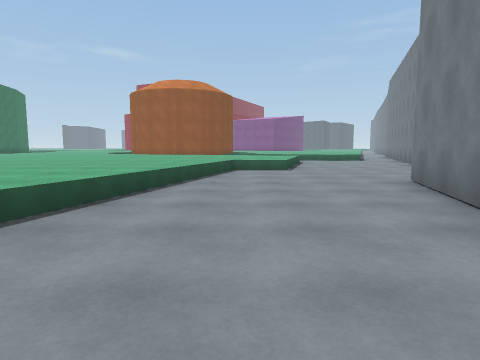
View 1 (above)

20 first-person views from a walk through a Unity game level. The camera is 1.2 m above the floor, tilts 6° down and sees 75° across. The floor is counted in squares, 2 m on a side. Each view is taken from the middle of a square. On the plan, view 1 faces up. The plan holds only what a view shows up to about 9 squares ahead; the rest is blank. The place goes on beyond the plan. Surface patterns are stand-ins for the level's own textures.

View 2
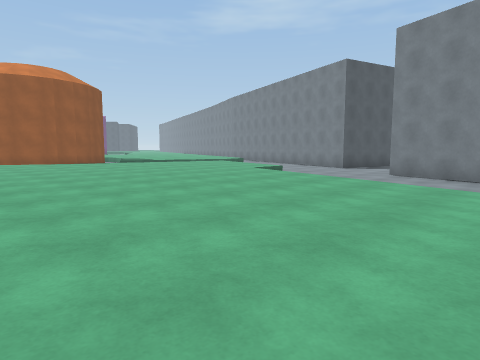

View 3
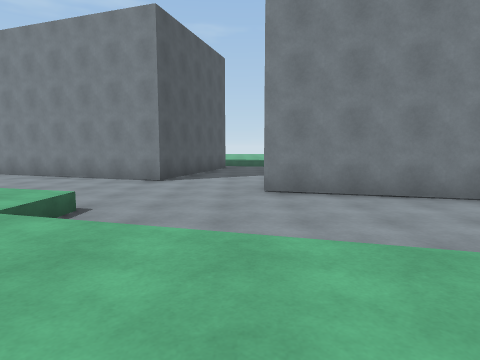

View 4
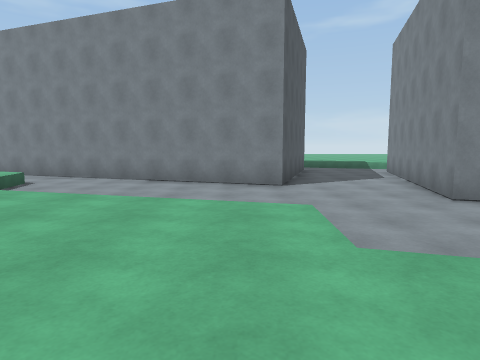

View 5
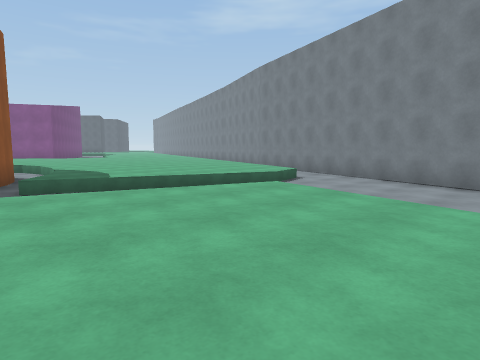

View 6
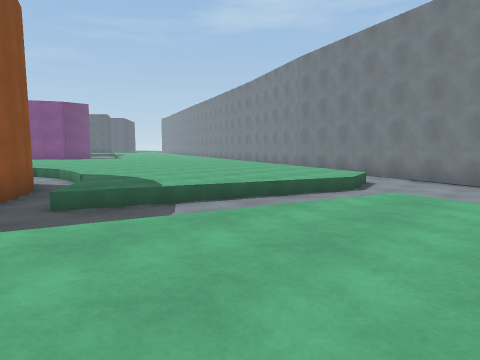

View 7
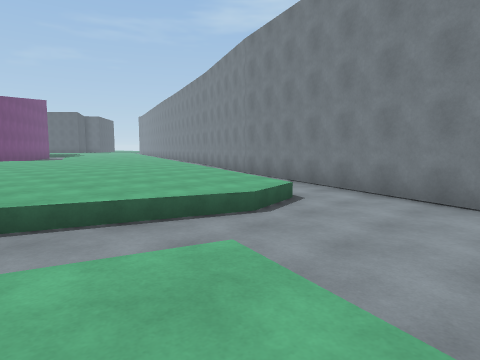

View 8
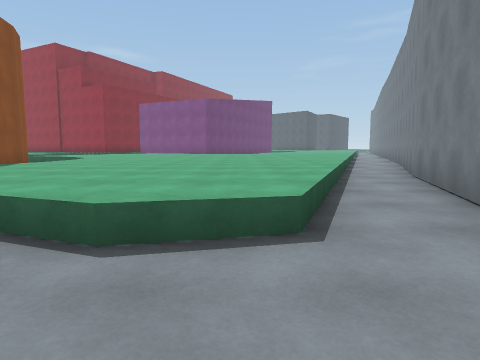

View 9
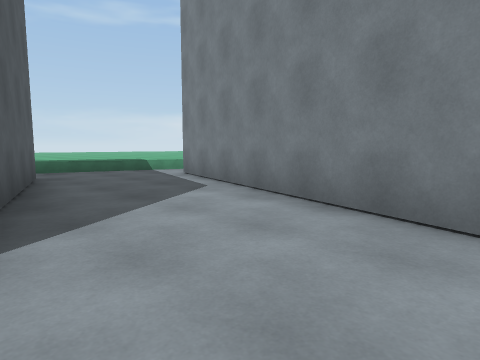

View 10
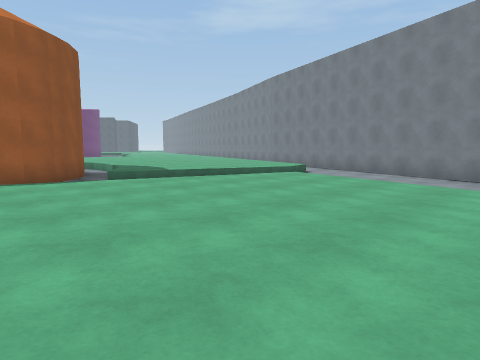

View 11
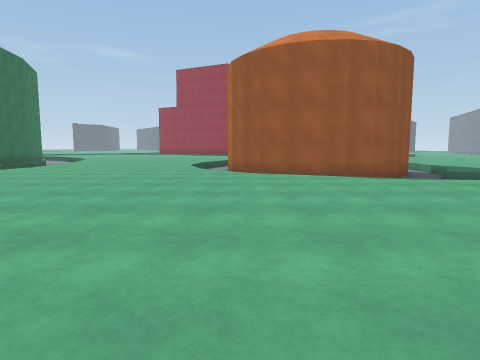

View 12
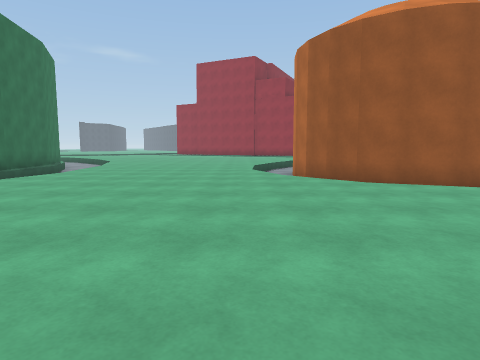

View 13
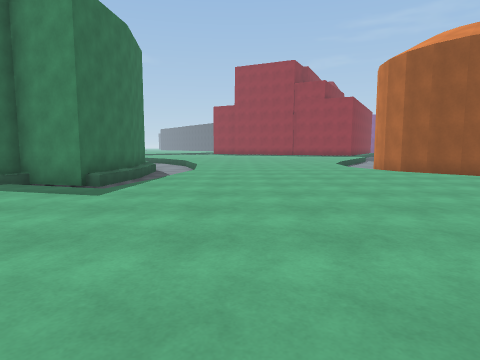

View 14
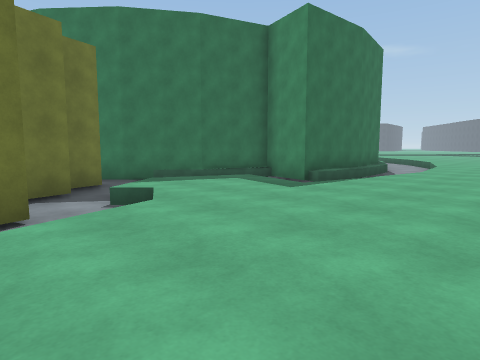

View 15
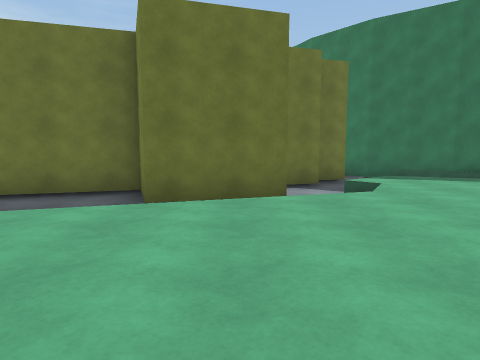

View 16
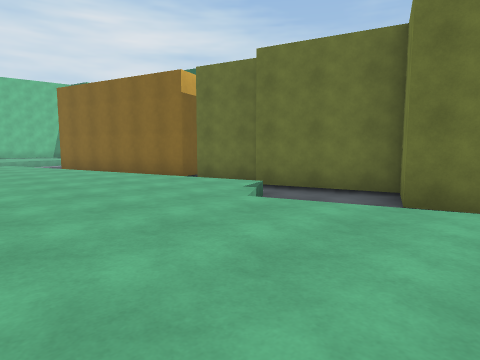

View 17
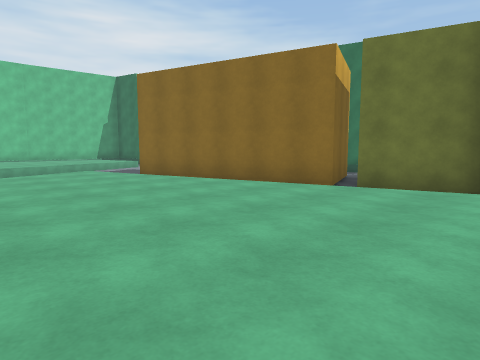

View 18
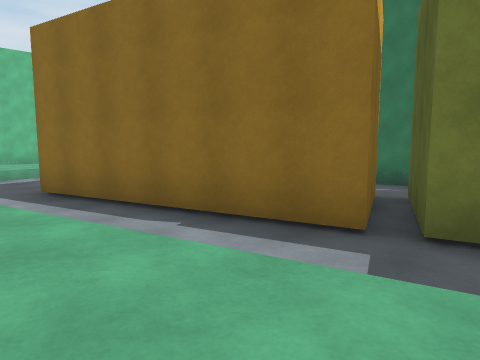

View 19
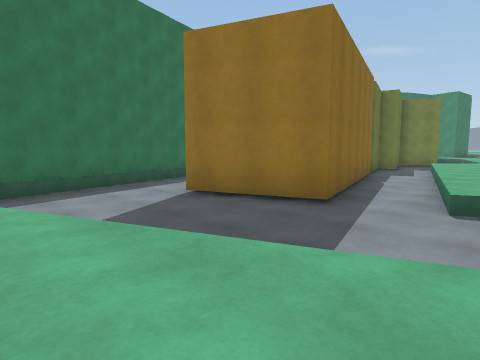

View 20
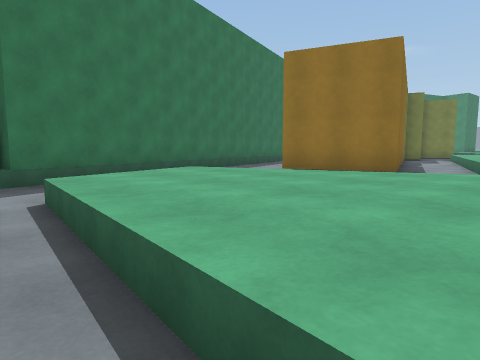

### Floor plan
Key: @ floor where view 1 was taken; # wall or solid block; . main floor; - floor 0.5 m lower than the main floor; / step, stairs or slope.
Columns run from 19 left of view 1 to 10 right of it. Each row starts with its distance up from view 1.
 20                   #-......./-#
 19     #/ ..... #    #-....../-##
 18     #/ ..... #   ##/....../-#
 17     #/ /..../-#  #-/......-##
 16   ###/ ....../-## /....../-#
 15   #/  -......./   --/..../-#
 14   # ///.........//----///-##
 13 ##  /..............//-----#
 12 #-- ................./----#
 11   #-///............../---##
 10   ##--/... ........../---#
  9      #-.... .........----#
  8     ## /...  ......//---####
  7     #- /...  ......--------###
  6     #--/... ....../-----------
  5     #//.........../---###-----
  4     #-/...........----# #####-
  3     #--........../----#
  2    ###-........../---##
  1 #--###-/....      ---
  0 #-   #-/...        @
 -1      #--...
 -2      ##-/..
 -3  #-   #-//-
 -4  #--###---
 -5  ##-------
 -6   #------/
 -7   #---//..
 -8   #  .....
 -9    # /....
-10    #-//...
-11      -----

Where each view was taken, in squares from view 1:
view 1: 0 up, 0 right, facing up
view 2: 2 up, 7 left, facing up-right
view 3: 6 up, 3 left, facing right
view 4: 9 up, 2 left, facing right
view 5: 9 up, 2 left, facing up-right
view 6: 11 up, 2 left, facing up-right
view 7: 11 up, 1 right, facing up-right
view 8: 12 up, 5 right, facing up
view 9: 8 up, 3 right, facing down-right
view 10: 8 up, 4 left, facing up-right
view 11: 8 up, 6 left, facing up
view 12: 10 up, 8 left, facing up
view 13: 9 up, 11 left, facing up
view 14: 9 up, 10 left, facing up-left
view 15: 9 up, 9 left, facing left
view 16: 9 up, 9 left, facing down-left
view 17: 5 up, 8 left, facing down-left
view 18: 3 up, 11 left, facing down-left
view 19: 8 down, 10 left, facing up-left
view 20: 11 down, 10 left, facing up-left
